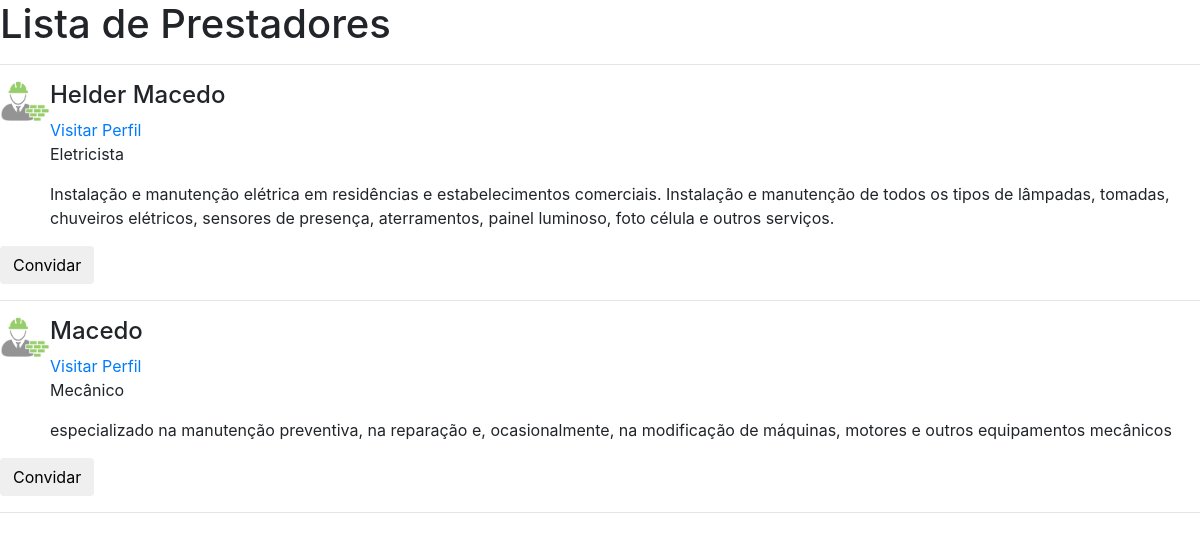
Page /procurar.php (signed in) on the committed database.
### tables this page shows
CREATE TABLE `usuarios` (
  `id` int(11) NOT NULL AUTO_INCREMENT,
  `nome` varchar(100) DEFAULT NULL,
  `email` varchar(100) DEFAULT NULL,
  `senha` varchar(32) DEFAULT NULL,
  `nivel` varchar(100) DEFAULT NULL,
  `bio` text,
  `profissao` varchar(100) DEFAULT NULL,
  PRIMARY KEY (`id`)
);

### objetoBanco.php (called while the page is built)
<?php
require_once 'crud.php';
$banco = new Banco("localhost","prestador","root","");
?>

### crud.php (called while the page is built, shortened)
<?php
class Banco {
	private $pdo;
	private $array;
	public function __construct($host, $dbname, $dbuser, $dbpass) {
		try {
			$this->pdo = new PDO("mysql:dbname=".$dbname.";host=".$host, $dbuser, $dbpass);
		} catch(PDOException $e) {
			echo "Falhou : ".$e->getMessage();
		}
	}
	public function query($sql) {
		$query = $this->pdo->query($sql);
		$this->array = $query->fetchAll();
	}
	public function result() {
		return $this->array;
	}
}
?>

### procurar.php (the view, shortened to what this page needs)
<?php
require 'crud.php';
require 'config.php';
require 'objetoBanco.php';
$id = $_SESSION['prestador'];
$banco->query("SELECT * FROM usuarios WHERE id <> 1");
?>
<html>
<head>
    <link rel="stylesheet" href="public/bootstrap/css/bootstrap.min.css"/>
</head>
<body>
<h1>Lista de Prestadores</h1>
<hr/>
<?php
  $fechaNegocio = $conexao->prepare("SELECT * FROM fecha_negocio WHERE (id_de=? AND id_para=?)");
?>
<?php if($banco->result() > 0):?>
  <?php foreach($banco->result() as $prestadores):?>
<div class="media">
  <div class="media-left">
    <a href="#">
      <img class="media-object img-prestador" src="prestador.png" heigth="50" width="50" alt="...">
    </a>
  </div>
  <div class="media-body">
    <h4 class='media-heading'><?=$prestadores['nome'];?></h4>
    <?='<a href="paginaPrincipal.php?id='.$prestadores['id'].'">Visitar Perfil</a>';?>
    <p><?=$prestadores['profissao']?></p>
    <p><?=$prestadores['bio'] ?></p>
  </div>
</div>
<?php
    $fechaNegocio->execute(array($id,$prestadores['id']));
    if($fechaNegocio->rowCount() == 0){
      echo "<a><button type='submit' class='btn btn-default'>Convidar</button></a>";
    }
  ?>
<hr/>
<?php endforeach ?>
<?php endif ?>
</body>
</html>

### rows in the picture
usuarios: nome "Helder Macedo", profissao "Eletricista", bio "Instalação e manutenção elétrica em residências e estabelecimentos comerciais. Instalação e manutenção de todos os tipos de lâmpadas, tomadas, chuveiros elétricos, sensores de presença, aterramentos, painel luminoso, foto célula e outros serviços."
usuarios: nome "Macedo", profissao "Mecânico", bio "especializado na manutenção preventiva, na reparação e, ocasionalmente, na modificação de máquinas, motores e outros equipamentos mecânicos"
